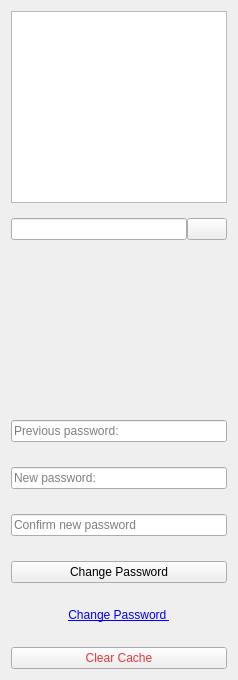
<?xml version="1.0" encoding="UTF-8"?>
<ui version="4.0">
 <class>SlidePanel</class>
 <widget class="QWidget" name="SlidePanel">
  <property name="geometry">
   <rect>
    <x>0</x>
    <y>0</y>
    <width>238</width>
    <height>659</height>
   </rect>
  </property>
  <property name="windowTitle">
   <string>Form</string>
  </property>
  <property name="autoFillBackground">
   <bool>true</bool>
  </property>
  <layout class="QVBoxLayout" name="verticalLayout_5">
   <property name="spacing">
    <number>180</number>
   </property>
   <item>
    <layout class="QVBoxLayout" name="verticalLayout_4">
     <property name="spacing">
      <number>15</number>
     </property>
     <item>
      <widget class="QGraphicsView" name="photo_view">
       <property name="sizePolicy">
        <sizepolicy hsizetype="Preferred" vsizetype="Fixed">
         <horstretch>0</horstretch>
         <verstretch>0</verstretch>
        </sizepolicy>
       </property>
      </widget>
     </item>
     <item>
      <layout class="QHBoxLayout" name="horizontalLayout" stretch="10,1">
       <property name="spacing">
        <number>0</number>
       </property>
       <item>
        <widget class="QLineEdit" name="nickname_edit"/>
       </item>
       <item>
        <widget class="QPushButton" name="change_nickname_button">
         <property name="sizePolicy">
          <sizepolicy hsizetype="Preferred" vsizetype="Fixed">
           <horstretch>0</horstretch>
           <verstretch>0</verstretch>
          </sizepolicy>
         </property>
         <property name="text">
          <string/>
         </property>
        </widget>
       </item>
      </layout>
     </item>
    </layout>
   </item>
   <item>
    <layout class="QVBoxLayout" name="verticalLayout_3">
     <property name="spacing">
      <number>25</number>
     </property>
     <item>
      <layout class="QVBoxLayout" name="verticalLayout">
       <item>
        <widget class="QLineEdit" name="prev_passwd">
         <property name="placeholderText">
          <string>Previous password:</string>
         </property>
        </widget>
       </item>
       <item>
        <widget class="QLineEdit" name="new_passwd">
         <property name="placeholderText">
          <string>New password:</string>
         </property>
        </widget>
       </item>
       <item>
        <widget class="QLineEdit" name="confirm_passwd">
         <property name="placeholderText">
          <string>Confirm new password</string>
         </property>
        </widget>
       </item>
       <item>
        <widget class="QPushButton" name="change_passwd_button">
         <property name="text">
          <string>Change Password</string>
         </property>
        </widget>
       </item>
      </layout>
     </item>
     <item>
      <layout class="QVBoxLayout" name="verticalLayout_2">
       <item>
        <widget class="QLabel" name="change_passwd_label">
         <property name="sizePolicy">
          <sizepolicy hsizetype="Preferred" vsizetype="Preferred">
           <horstretch>0</horstretch>
           <verstretch>0</verstretch>
          </sizepolicy>
         </property>
         <property name="text">
          <string>&lt;a href=&quot;my_click&quot;&gt; &lt;span style=&quot;color:blue; text-decoration:underline;&quot;&gt;Change Password&lt;/span&gt; &lt;/a&gt;</string>
         </property>
         <property name="alignment">
          <set>Qt::AlignCenter</set>
         </property>
        </widget>
       </item>
       <item>
        <widget class="QPushButton" name="clear_cache_button">
         <property name="palette">
          <palette>
           <active>
            <colorrole role="ButtonText">
             <brush brushstyle="SolidPattern">
              <color alpha="255">
               <red>237</red>
               <green>51</green>
               <blue>59</blue>
              </color>
             </brush>
            </colorrole>
           </active>
           <inactive>
            <colorrole role="ButtonText">
             <brush brushstyle="SolidPattern">
              <color alpha="255">
               <red>237</red>
               <green>51</green>
               <blue>59</blue>
              </color>
             </brush>
            </colorrole>
           </inactive>
           <disabled/>
          </palette>
         </property>
         <property name="text">
          <string>Clear Cache</string>
         </property>
        </widget>
       </item>
      </layout>
     </item>
    </layout>
   </item>
  </layout>
 </widget>
 <resources/>
 <connections/>
</ui>
